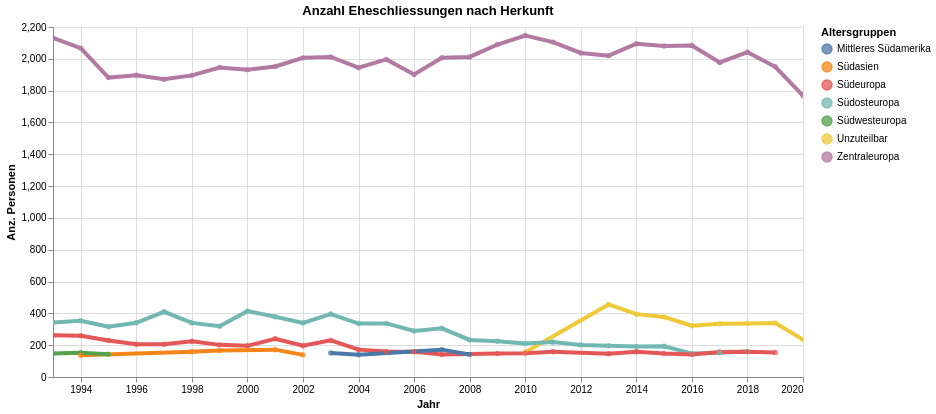

Notebook cell for this chart:
### Code cell
myTitle="Anzahl Eheschliessungen nach Herkunft"

highlight = alt.selection(type='single', on='mouseover',
                          fields=['RegionFLang'], nearest=True)
#x='date:StichtagDatJahr',
base = alt.Chart(myGrpSelection.reset_index().query('sum_AnzSchl>0'), title=myTitle).encode(
    x=alt.X('StichtagDatJahr', axis=alt.Axis(title='Jahr'))# , axis=alt.Axis(format='%', title='percentage')
    , y=alt.X('sum_AnzSchl', axis=alt.Axis(title='Anz. Personen'))
    , color=alt.Color('RegionFLang', legend=alt.Legend(title="Altersgruppen", orient="right"))  
    ,tooltip=['StichtagDatJahr', 'RegionFLang','sum_AnzSchl']    
)
points = base.mark_circle().encode(
    opacity=alt.value(0.75)
).add_selection(
    highlight
).properties(
    width=750 , height=350
)
lines = base.mark_line().encode(
    size=alt.condition(~highlight, alt.value(0.5), alt.value(4))
).interactive()

lines + points

### Figure 1 — Vega-Lite specification as saved in the notebook (floating-point values rounded to 4 significant figures)
{"config": {"view": {"continuousWidth": 400, "continuousHeight": 300}}, "layer": [{"mark": "line", "encoding": {"color": {"type": "nominal", "field": "RegionFLang", "legend": {"orient": "right", "title": "Altersgruppen"}}, "size": {"condition": {"value": 0.5, "selection": {"not": "selector028"}}, "value": 4}, "tooltip": [{"type": "temporal", "field": "StichtagDatJahr"}, {"type": "nominal", "field": "RegionFLang"}, {"type": "quantitative", "field": "sum_AnzSchl"}], "x": {"type": "temporal", "axis": {"title": "Jahr"}, "field": "StichtagDatJahr"}, "y": {"type": "quantitative", "axis": {"title": "Anz. Personen"}, "field": "sum_AnzSchl"}}, "selection": {"selector029": {"type": "interval", "bind": "scales", "encodings": ["x", "y"]}}, "title": "Anzahl Eheschliessungen nach Herkunft"}, {"mark": "circle", "encoding": {"color": {"type": "nominal", "field": "RegionFLang", "legend": {"orient": "right", "title": "Altersgruppen"}}, "opacity": {"value": 0.75}, "tooltip": [{"type": "temporal", "field": "StichtagDatJahr"}, {"type": "nominal", "field": "RegionFLang"}, {"type": "quantitative", "field": "sum_AnzSchl"}], "x": {"type": "temporal", "axis": {"title": "Jahr"}, "field": "StichtagDatJahr"}, "y": {"type": "quantitative", "axis": {"title": "Anz. Personen"}, "field": "sum_AnzSchl"}}, "height": 350, "selection": {"selector028": {"type": "single", "on": "mouseover", "fields": ["RegionFLang"], "nearest": true}}, "title": "Anzahl Eheschliessungen nach Herkunft", "width": 750}], "data": {"name": "data-b1248f264e6ac73e6c2a613e8b78b9cb"}, "$schema": "https://vega.github.io/schema/vega-lite/v4.8.1.json", "datasets": {"data-b1248f264e6ac73e6c2a613e8b78b9cb": [{"StichtagDatJahr": "2010-01-01T00:00:00", "RegionFLang": "Zentraleuropa", "RegionFSort": 13, "sum_AnzSchl": 2146}, {"StichtagDatJahr": "1993-01-01T00:00:00", "RegionFLang": "Zentraleuropa", "RegionFSort": 13, "sum_AnzSchl": 2131}, {"StichtagDatJahr": "2011-01-01T00:00:00", "RegionFLang": "Zentraleuropa", "RegionFSort": 13, "sum_AnzSchl": 2105}, {"StichtagDatJahr": "2014-01-01T00:00:00", "RegionFLang": "Zentraleuropa", "RegionFSort": 13, "sum_AnzSchl": 2095}, {"StichtagDatJahr": "2009-01-01T00:00:00", "RegionFLang": "Zentraleuropa", "RegionFSort": 13, "sum_AnzSchl": 2090}, {"StichtagDatJahr": "2016-01-01T00:00:00", "RegionFLang": "Zentraleuropa", "RegionFSort": 13, "sum_AnzSchl": 2084}, {"StichtagDatJahr": "2015-01-01T00:00:00", "RegionFLang": "Zentraleuropa", "RegionFSort": 13, "sum_AnzSchl": 2081}, {"StichtagDatJahr": "1994-01-01T00:00:00", "RegionFLang": "Zentraleuropa", "RegionFSort": 13, "sum_AnzSchl": 2067}, {"StichtagDatJahr": "2018-01-01T00:00:00", "RegionFLang": "Zentraleuropa", "RegionFSort": 13, "sum_AnzSchl": 2042}, {"StichtagDatJahr": "2012-01-01T00:00:00", "RegionFLang": "Zentraleuropa", "RegionFSort": 13, "sum_AnzSchl": 2037}, {"StichtagDatJahr": "2013-01-01T00:00:00", "RegionFLang": "Zentraleuropa", "RegionFSort": 13, "sum_AnzSchl": 2020}, {"StichtagDatJahr": "2008-01-01T00:00:00", "RegionFLang": "Zentraleuropa", "RegionFSort": 13, "sum_AnzSchl": 2012}, {"StichtagDatJahr": "2003-01-01T00:00:00", "RegionFLang": "Zentraleuropa", "RegionFSort": 13, "sum_AnzSchl": 2012}, {"StichtagDatJahr": "2007-01-01T00:00:00", "RegionFLang": "Zentraleuropa", "RegionFSort": 13, "sum_AnzSchl": 2007}, {"StichtagDatJahr": "2002-01-01T00:00:00", "RegionFLang": "Zentraleuropa", "RegionFSort": 13, "sum_AnzSchl": 2006}, {"StichtagDatJahr": "2005-01-01T00:00:00", "RegionFLang": "Zentraleuropa", "RegionFSort": 13, "sum_AnzSchl": 1996}, {"StichtagDatJahr": "2017-01-01T00:00:00", "RegionFLang": "Zentraleuropa", "RegionFSort": 13, "sum_AnzSchl": 1977}, {"StichtagDatJahr": "2001-01-01T00:00:00", "RegionFLang": "Zentraleuropa", "RegionFSort": 13, "sum_AnzSchl": 1952}, {"StichtagDatJahr": "2019-01-01T00:00:00", "RegionFLang": "Zentraleuropa", "RegionFSort": 13, "sum_AnzSchl": 1950}, {"StichtagDatJahr": "1999-01-01T00:00:00", "RegionFLang": "Zentraleuropa", "RegionFSort": 13, "sum_AnzSchl": 1945}, {"StichtagDatJahr": "2004-01-01T00:00:00", "RegionFLang": "Zentraleuropa", "RegionFSort": 13, "sum_AnzSchl": 1944}, {"StichtagDatJahr": "2000-01-01T00:00:00", "RegionFLang": "Zentraleuropa", "RegionFSort": 13, "sum_AnzSchl": 1932}, {"StichtagDatJahr": "2006-01-01T00:00:00", "RegionFLang": "Zentraleuropa", "RegionFSort": 13, "sum_AnzSchl": 1902}, {"StichtagDatJahr": "1996-01-01T00:00:00", "RegionFLang": "Zentraleuropa", "RegionFSort": 13, "sum_AnzSchl": 1897}, {"StichtagDatJahr": "1998-01-01T00:00:00", "RegionFLang": "Zentraleuropa", "RegionFSort": 13, "sum_AnzSchl": 1896}, {"StichtagDatJahr": "1995-01-01T00:00:00", "RegionFLang": "Zentraleuropa", "RegionFSort": 13, "sum_AnzSchl": 1882}, {"StichtagDatJahr": "1997-01-01T00:00:00", "RegionFLang": "Zentraleuropa", "RegionFSort": 13, "sum_AnzSchl": 1872}, {"StichtagDatJahr": "2020-01-01T00:00:00", "RegionFLang": "Zentraleuropa", "RegionFSort": 13, "sum_AnzSchl": 1768}, {"StichtagDatJahr": "2013-01-01T00:00:00", "RegionFLang": "Unzuteilbar", "RegionFSort": 88, "sum_AnzSchl": 456}, {"StichtagDatJahr": "2000-01-01T00:00:00", "RegionFLang": "Südosteuropa", "RegionFSort": 17, "sum_AnzSchl": 414}, {"StichtagDatJahr": "1997-01-01T00:00:00", "RegionFLang": "Südosteuropa", "RegionFSort": 17, "sum_AnzSchl": 410}, {"StichtagDatJahr": "2003-01-01T00:00:00", "RegionFLang": "Südosteuropa", "RegionFSort": 17, "sum_AnzSchl": 396}, {"StichtagDatJahr": "2014-01-01T00:00:00", "RegionFLang": "Unzuteilbar", "RegionFSort": 88, "sum_AnzSchl": 395}, {"StichtagDatJahr": "2001-01-01T00:00:00", "RegionFLang": "Südosteuropa", "RegionFSort": 17, "sum_AnzSchl": 379}, {"StichtagDatJahr": "2015-01-01T00:00:00", "RegionFLang": "Unzuteilbar", "RegionFSort": 88, "sum_AnzSchl": 377}, {"StichtagDatJahr": "1994-01-01T00:00:00", "RegionFLang": "Südosteuropa", "RegionFSort": 17, "sum_AnzSchl": 353}, {"StichtagDatJahr": "1993-01-01T00:00:00", "RegionFLang": "Südosteuropa", "RegionFSort": 17, "sum_AnzSchl": 342}, {"StichtagDatJahr": "1996-01-01T00:00:00", "RegionFLang": "Südosteuropa", "RegionFSort": 17, "sum_AnzSchl": 341}, {"StichtagDatJahr": "1998-01-01T00:00:00", "RegionFLang": "Südosteuropa", "RegionFSort": 17, "sum_AnzSchl": 340}, {"StichtagDatJahr": "2002-01-01T00:00:00", "RegionFLang": "Südosteuropa", "RegionFSort": 17, "sum_AnzSchl": 340}, {"StichtagDatJahr": "2019-01-01T00:00:00", "RegionFLang": "Unzuteilbar", "RegionFSort": 88, "sum_AnzSchl": 339}, {"StichtagDatJahr": "2018-01-01T00:00:00", "RegionFLang": "Unzuteilbar", "RegionFSort": 88, "sum_AnzSchl": 337}, {"StichtagDatJahr": "2005-01-01T00:00:00", "RegionFLang": "Südosteuropa", "RegionFSort": 17, "sum_AnzSchl": 337}, {"StichtagDatJahr": "2004-01-01T00:00:00", "RegionFLang": "Südosteuropa", "RegionFSort": 17, "sum_AnzSchl": 336}, {"StichtagDatJahr": "2017-01-01T00:00:00", "RegionFLang": "Unzuteilbar", "RegionFSort": 88, "sum_AnzSchl": 334}, {"StichtagDatJahr": "2016-01-01T00:00:00", "RegionFLang": "Unzuteilbar", "RegionFSort": 88, "sum_AnzSchl": 322}, {"StichtagDatJahr": "1999-01-01T00:00:00", "RegionFLang": "Südosteuropa", "RegionFSort": 17, "sum_AnzSchl": 319}, {"StichtagDatJahr": "1995-01-01T00:00:00", "RegionFLang": "Südosteuropa", "RegionFSort": 17, "sum_AnzSchl": 316}, {"StichtagDatJahr": "2007-01-01T00:00:00", "RegionFLang": "Südosteuropa", "RegionFSort": 17, "sum_AnzSchl": 306}, {"StichtagDatJahr": "2006-01-01T00:00:00", "RegionFLang": "Südosteuropa", "RegionFSort": 17, "sum_AnzSchl": 289}, {"StichtagDatJahr": "1993-01-01T00:00:00", "RegionFLang": "Südeuropa", "RegionFSort": 16, "sum_AnzSchl": 263}, {"StichtagDatJahr": "1994-01-01T00:00:00", "RegionFLang": "Südeuropa", "RegionFSort": 16, "sum_AnzSchl": 259}, {"StichtagDatJahr": "2001-01-01T00:00:00", "RegionFLang": "Südeuropa", "RegionFSort": 16, "sum_AnzSchl": 240}, {"StichtagDatJahr": "2020-01-01T00:00:00", "RegionFLang": "Unzuteilbar", "RegionFSort": 88, "sum_AnzSchl": 235}, {"StichtagDatJahr": "2008-01-01T00:00:00", "RegionFLang": "Südosteuropa", "RegionFSort": 17, "sum_AnzSchl": 233}, {"StichtagDatJahr": "2003-01-01T00:00:00", "RegionFLang": "Südeuropa", "RegionFSort": 16, "sum_AnzSchl": 230}, {"StichtagDatJahr": "1995-01-01T00:00:00", "RegionFLang": "Südeuropa", "RegionFSort": 16, "sum_AnzSchl": 229}, {"StichtagDatJahr": "2009-01-01T00:00:00", "RegionFLang": "Südosteuropa", "RegionFSort": 17, "sum_AnzSchl": 225}, {"StichtagDatJahr": "1998-01-01T00:00:00", "RegionFLang": "Südeuropa", "RegionFSort": 16, "sum_AnzSchl": 225}, {"StichtagDatJahr": "2011-01-01T00:00:00", "RegionFLang": "Südosteuropa", "RegionFSort": 17, "sum_AnzSchl": 220}, {"StichtagDatJahr": "2010-01-01T00:00:00", "RegionFLang": "Südosteuropa", "RegionFSort": 17, "sum_AnzSchl": 210}, {"StichtagDatJahr": "1997-01-01T00:00:00", "RegionFLang": "Südeuropa", "RegionFSort": 16, "sum_AnzSchl": 206}, {"StichtagDatJahr": "1996-01-01T00:00:00", "RegionFLang": "Südeuropa", "RegionFSort": 16, "sum_AnzSchl": 206}, {"StichtagDatJahr": "1999-01-01T00:00:00", "RegionFLang": "Südeuropa", "RegionFSort": 16, "sum_AnzSchl": 202}, {"StichtagDatJahr": "2012-01-01T00:00:00", "RegionFLang": "Südosteuropa", "RegionFSort": 17, "sum_AnzSchl": 201}, {"StichtagDatJahr": "2013-01-01T00:00:00", "RegionFLang": "Südosteuropa", "RegionFSort": 17, "sum_AnzSchl": 197}, {"StichtagDatJahr": "2002-01-01T00:00:00", "RegionFLang": "Südeuropa", "RegionFSort": 16, "sum_AnzSchl": 197}, {"StichtagDatJahr": "2000-01-01T00:00:00", "RegionFLang": "Südeuropa", "RegionFSort": 16, "sum_AnzSchl": 196}, {"StichtagDatJahr": "2015-01-01T00:00:00", "RegionFLang": "Südosteuropa", "RegionFSort": 17, "sum_AnzSchl": 193}, {"StichtagDatJahr": "2014-01-01T00:00:00", "RegionFLang": "Südosteuropa", "RegionFSort": 17, "sum_AnzSchl": 191}, {"StichtagDatJahr": "2007-01-01T00:00:00", "RegionFLang": "Mittleres Südamerika", "RegionFSort": 35, "sum_AnzSchl": 172}, {"StichtagDatJahr": "2004-01-01T00:00:00", "RegionFLang": "Südeuropa", "RegionFSort": 16, "sum_AnzSchl": 172}, {"StichtagDatJahr": "2001-01-01T00:00:00", "RegionFLang": "Südasien", "RegionFSort": 46, "sum_AnzSchl": 172}, {"StichtagDatJahr": "1999-01-01T00:00:00", "RegionFLang": "Südasien", "RegionFSort": 46, "sum_AnzSchl": 167}, {"StichtagDatJahr": "2005-01-01T00:00:00", "RegionFLang": "Südeuropa", "RegionFSort": 16, "sum_AnzSchl": 161}, {"StichtagDatJahr": "2018-01-01T00:00:00", "RegionFLang": "Südosteuropa", "RegionFSort": 17, "sum_AnzSchl": 161}, {"StichtagDatJahr": "2011-01-01T00:00:00", "RegionFLang": "Südeuropa", "RegionFSort": 16, "sum_AnzSchl": 159}, {"StichtagDatJahr": "1998-01-01T00:00:00", "RegionFLang": "Südasien", "RegionFSort": 46, "sum_AnzSchl": 159}, {"StichtagDatJahr": "2014-01-01T00:00:00", "RegionFLang": "Südeuropa", "RegionFSort": 16, "sum_AnzSchl": 159}, {"StichtagDatJahr": "2006-01-01T00:00:00", "RegionFLang": "Südeuropa", "RegionFSort": 16, "sum_AnzSchl": 158}, {"StichtagDatJahr": "2018-01-01T00:00:00", "RegionFLang": "Südeuropa", "RegionFSort": 16, "sum_AnzSchl": 158}, {"StichtagDatJahr": "2017-01-01T00:00:00", "RegionFLang": "Südeuropa", "RegionFSort": 16, "sum_AnzSchl": 157}, {"StichtagDatJahr": "2010-01-01T00:00:00", "RegionFLang": "Unzuteilbar", "RegionFSort": 88, "sum_AnzSchl": 155}, {"StichtagDatJahr": "2019-01-01T00:00:00", "RegionFLang": "Südeuropa", "RegionFSort": 16, "sum_AnzSchl": 154}, {"StichtagDatJahr": "2017-01-01T00:00:00", "RegionFLang": "Südosteuropa", "RegionFSort": 17, "sum_AnzSchl": 152}, {"StichtagDatJahr": "1994-01-01T00:00:00", "RegionFLang": "Südwesteuropa", "RegionFSort": 15, "sum_AnzSchl": 152}, {"StichtagDatJahr": "2003-01-01T00:00:00", "RegionFLang": "Mittleres Südamerika", "RegionFSort": 35, "sum_AnzSchl": 151}, {"StichtagDatJahr": "2010-01-01T00:00:00", "RegionFLang": "Südeuropa", "RegionFSort": 16, "sum_AnzSchl": 150}, {"StichtagDatJahr": "2016-01-01T00:00:00", "RegionFLang": "Südosteuropa", "RegionFSort": 17, "sum_AnzSchl": 147}, {"StichtagDatJahr": "2009-01-01T00:00:00", "RegionFLang": "Südeuropa", "RegionFSort": 16, "sum_AnzSchl": 147}, {"StichtagDatJahr": "2015-01-01T00:00:00", "RegionFLang": "Südeuropa", "RegionFSort": 16, "sum_AnzSchl": 147}, {"StichtagDatJahr": "1993-01-01T00:00:00", "RegionFLang": "Südwesteuropa", "RegionFSort": 15, "sum_AnzSchl": 147}, {"StichtagDatJahr": "2013-01-01T00:00:00", "RegionFLang": "Südeuropa", "RegionFSort": 16, "sum_AnzSchl": 146}, {"StichtagDatJahr": "1995-01-01T00:00:00", "RegionFLang": "Südwesteuropa", "RegionFSort": 15, "sum_AnzSchl": 143}, {"StichtagDatJahr": "2008-01-01T00:00:00", "RegionFLang": "Mittleres Südamerika", "RegionFSort": 35, "sum_AnzSchl": 142}, {"StichtagDatJahr": "2016-01-01T00:00:00", "RegionFLang": "Südeuropa", "RegionFSort": 16, "sum_AnzSchl": 142}, {"StichtagDatJahr": "2007-01-01T00:00:00", "RegionFLang": "Südeuropa", "RegionFSort": 16, "sum_AnzSchl": 142}, {"StichtagDatJahr": "2004-01-01T00:00:00", "RegionFLang": "Mittleres Südamerika", "RegionFSort": 35, "sum_AnzSchl": 140}, {"StichtagDatJahr": "2002-01-01T00:00:00", "RegionFLang": "Südasien", "RegionFSort": 46, "sum_AnzSchl": 139}, {"StichtagDatJahr": "1994-01-01T00:00:00", "RegionFLang": "Südasien", "RegionFSort": 46, "sum_AnzSchl": 137}]}}
